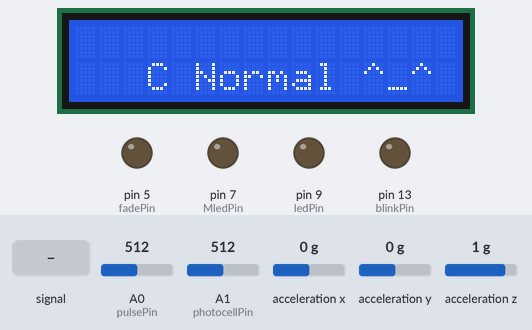
Bench run of a sketch on a simulated Arduino Uno, built with avr-gcc and run on an emulated ATmega328P. Parts: 16×2 character LCD, output pins drawn as LEDs (lit = HIGH). Wiring (inferred from the names in the program): ADXL345 accelerometer at I2C address 0x53. Dashed ring = blinking. The inputs (shaded band) are chosen by the test bench; at power-on: A1 (photocellPin) = 512, A0 (pulsePin) = 512, acceleration x 0 g, acceleration y 0 g, acceleration z 1 g. What the sketch prints to the serial monitor is not drawn.

Above: at 1.3 s.
1.4 s: A1 (photocellPin) set to 541
3.4 s: A1 (photocellPin) set to 575
At 5.3 s:
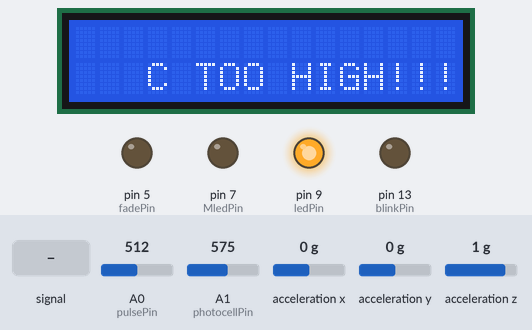
9.7 s: A0 (pulsePin) fed a 2 Hz sine of ±306 counts around its level
At 13.37 s:
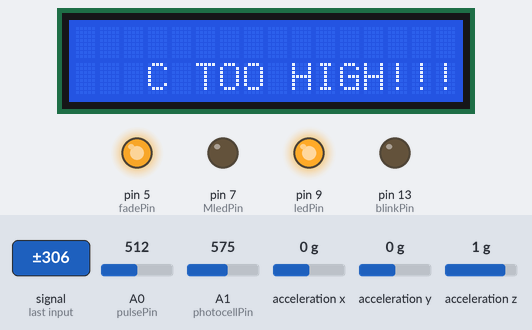
13.8 s: A1 (photocellPin) set to 502
At 14.62 s:
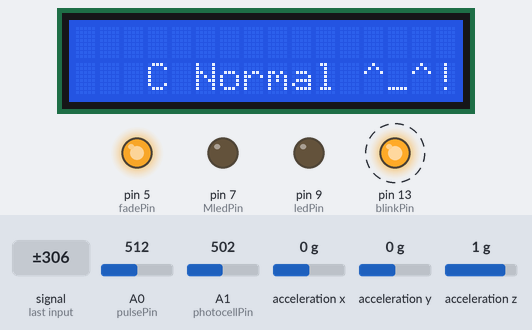
16.5 s: A0 (pulsePin) set to 523
At 16.8 s:
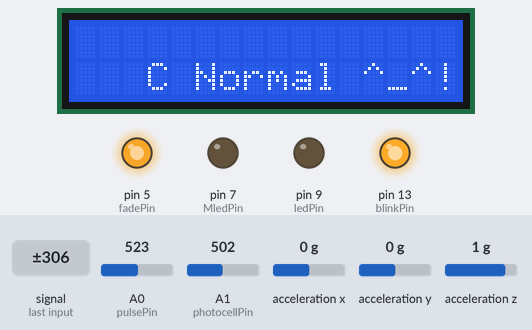
22.9 s: A0 (pulsePin) fed a 1000 Hz sine of ±255 counts around its level
At 24.1 s:
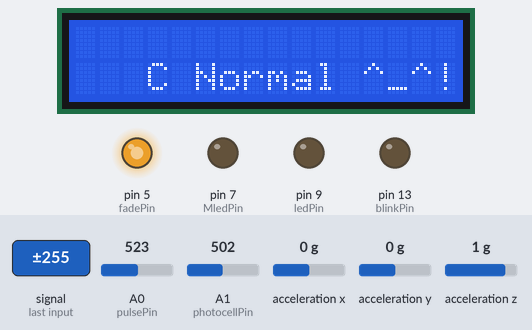
Timing chart, 0 to 38.1 s (numbered marks = the images above; inputs shaded):
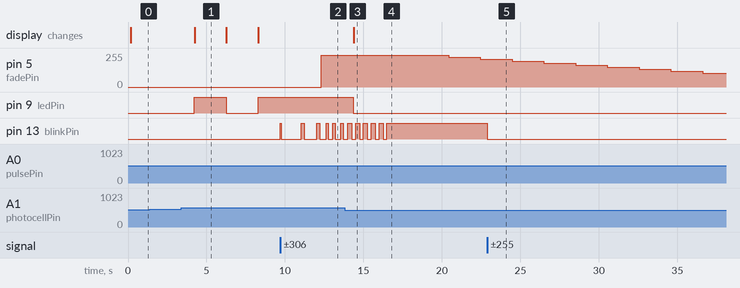

The sketch:

all_6.ino
```cpp
#include <LiquidCrystal.h>
#include <SoftwareSerial.h>
#include <Wire.h>
//#define bluetoothTx 5
//#define bluetoothRx 9


#define DEVICE (0x53) // Device address as specified in data sheet
#define unit8 unsigned char
int bluetoothTx = 10;  // TX-O pin of bluetooth mate, Arduino D2
int bluetoothRx = 8;  // RX-I pin of bluetooth mate, Arduino D3
byte _buff[6];
byte _buff1[6];
int d;
 int a;
 int a1;
char POWER_CTL = 0x2D;	//Power Control Register
char DATA_FORMAT = 0x31;
char DATAX0 = 0x32;	//X-Axis Data 0
char DATAX1 = 0x33;	//X-Axis Data 1
char DATAY0 = 0x34;	//Y-Axis Data 0
char DATAY1 = 0x35;	//Y-Axis Data 1
char DATAZ0 = 0x36;	//Z-Axis Data 0
char DATAZ1 = 0x37;	//Z-Axis Data 1

LiquidCrystal lcd(12, 11, 6, 4, 3, 2);
SoftwareSerial bluetooth(bluetoothTx, bluetoothRx);

/*  VARIABLES for pulse sensor   */
int pulsePin = 0;                 // Pulse Sensor purple wire connected to analog pin 0
int blinkPin = 13;                // pin to blink led at each beat
int fadePin = 5;                  // pin to do fancy classy fading blink at each beat
int fadeRate = 0;                 // used to fade LED on with PWM on fadePin
int MledPin = 7;//pin to lighten led every 1 minite
/* VARIABLES FOR TEMPERATURE SENSOR*/
int photocellPin = 1; //  Temperature Sensor output wire connected to analog pin 1
int photocellVal = 0; // photocell variable
int mytemperature1 = 0;//the current temperature
int ledPin = 9;// led for temperature test
int ledState = 0;
int mintemperature = 30;


/* VARIABLES FOR INTERRUPTION
these variables are volatile because they are used during the interrupt service routine!*/
volatile int BPM;                   // used to hold the pulse rate
volatile int Signal;                // holds the incoming raw data
volatile int IBI = 600;             // holds the time between beats, the Inter-Beat Interval
volatile boolean Pulse = false;     // true when pulse wave is high, false when it's low
volatile boolean QS = false;        // becomes true when Arduoino finds a beat.

volatile int rate[10];                    // used to hold last ten IBI values
volatile unsigned long sampleCounter = 0;          // used to determine pulse timing
volatile unsigned long MinCounter = 0;
volatile unsigned long SecCounter = 0;
volatile boolean MLed = false ;
volatile int beatsCounter = 0;
volatile boolean flag = false;//time counter flag
volatile unsigned long lastBeatTime = 0;           // used to find the inter beat interval
volatile int P =512;                      // used to find peak in pulse wave
volatile int T = 512;                     // used to find trough in pulse wave
volatile int thresh = 512;                // used to find instant moment of heart beat
volatile int amp = 100;                   // used to hold amplitude of pulse waveform
volatile boolean firstBeat = true;        // used to seed rate array so we startup with reasonable BPM
volatile boolean secondBeat = true;       // used to seed rate array so we startup with reasonable BPM


void setup(){
   Wire.begin();
  pinMode(ledPin, OUTPUT);// pin that will light when
  lcd.begin(16, 2);//lcd setup
  pinMode(blinkPin,OUTPUT);         // pin that will blink to your heartbeat!
  pinMode(MledPin,OUTPUT);
  pinMode(fadePin,OUTPUT);          // pin that will fade to your heartbeat!
  //Serial.begin(115200);             // we agree to talk fast!
  interruptSetup();                 // sets up to read Pulse Sensor signal every 2mS
   // UN-COMMENT THE NEXT LINE IF YOU ARE POWERING The Pulse Sensor AT LOW VOLTAGE,
   // AND APPLY THAT VOLTAGE TO THE A-REF PIN
   //analogReference(EXTERNAL);
   Serial.begin(9600);//serial output baud rate
     bluetooth.begin(115200);  // The Bluetooth Mate defaults to 115200bps
  bluetooth.print("$");  // Print three times individually
  bluetooth.print("$");
  bluetooth.print("$");  // Enter command mode
  delay(100);  // Short delay, wait for the Mate to send back CMD
  bluetooth.println("U,9600,N");  // Temporarily Change the baudrate to 9600, no parity
  // 115200 can be too fast at times for NewSoftSerial to relay the data reliably
  bluetooth.begin(9600);  // Start bluetooth serial at 9600
   //Put the ADXL345 into +/- 4G range by writing the value 0x01 to the DATA_FORMAT register.
  writeTo(DATA_FORMAT, 0x01);
  //Put the ADXL345 into Measurement Mode by writing 0x08 to the POWER_CTL register.
  writeTo(POWER_CTL, 0x08);
}


void loop(){
/*PULSE SAMPLE*/
Pulse_Sample();
/*Temperature sample*/
Temperature_sample();
fall();
char recvChar;
  if(bluetooth.available())  // If the bluetooth sent any characters
  {
    recvChar=bluetooth.read();
    // Send any characters the bluetooth prints to the serial monitor
   Serial.print(recvChar);
    bluetooth.print(recvChar);
    if(recvChar=='t'){
    Serial.println(mytemperature1);
    bluetooth.println(mytemperature1);
    }
    if(recvChar=='b'){
    Serial.println(beatsCounter);
    bluetooth.println(beatsCounter);
    }
//   if(recvChar=='f'){
//      if(d>10||d<-10){
//    Serial.println("Fall down");
//    bluetooth.println("Fall down");
//  }
  //  }

  }
  if(Serial.available())  // If stuff was typed in the serial monitor
  {
    recvChar =Serial.read();
    // Send any characters the Serial monitor prints to the bluetooth
   bluetooth.println(recvChar);
   Serial.println(recvChar);
    if(recvChar=='t'){
    bluetooth.println(mytemperature1);
    Serial.println(mytemperature1);
    }
//    if(recvChar=='b'){
//    bluetooth.println(beatsCounter);
//    Serial.println(beatsCounter);
//    }
     //if(recvChar=='f'){
     // if(d>10||d<-10){
   // Serial.println("Fall down");
   // bluetooth.println("Fall down");
 // }
    //}
  }
  // and loop forever and ever!


}
void fall(){
 readAccel(); // read the x/y/z tilt
  delay(500); // only read every 0,5 seconds
  readAccel1();
  delay(500);
  detect();
  delay(500);
  if(d>10||d<-10){
    Serial.println("Fall down");
  }

}

void readAccel() {
  uint8_t howManyBytesToRead = 6;
  readFrom( DATAX0, howManyBytesToRead, _buff); //read the acceleration data from the ADXL345

  // each axis reading comes in 10 bit resolution, ie 2 bytes.  Least Significat Byte first!!
  // thus we are converting both bytes in to one int
  int x = (((int)_buff[1]) << 8) | _buff[0];
  int y = (((int)_buff[3]) << 8) | _buff[2];
  int z = (((int)_buff[5]) << 8) | _buff[4];

//  Serial.print("x: ");
//  Serial.print( x );
//  Serial.print(" y: ");
//  Serial.print( y );
//  Serial.print(" z: ");
//  Serial.println( z );
  a=z;
}

void readAccel1() {
  uint8_t howManyBytesToRead = 6;
  readFrom1( DATAX0, howManyBytesToRead, _buff1); //read the acceleration data from the ADXL345

  // each axis reading comes in 10 bit resolution, ie 2 bytes.  Least Significat Byte first!!
  // thus we are converting both bytes in to one int
  int x1 = (((int)_buff1[1]) << 8) | _buff1[0];
  int y1 = (((int)_buff1[3]) << 8) | _buff1[2];
  int z1 = (((int)_buff1[5]) << 8) | _buff1[4];

//  Serial.print("x1: ");
//  Serial.print( x1 );
//  Serial.print(" y1: ");
//  Serial.print( y1 );
//  Serial.print(" z1: ");
//  Serial.println( z1 );
  a1=z1;

}


void detect(){
 d =a1-a;
// Serial.println( d);
//if(d>10 ||d<-10){
//Serial.println( "Fall down" );
//}

}

void writeTo(byte address, byte val) {
  Wire.beginTransmission(DEVICE); // start transmission to device
  Wire.write(address);             // send register address
  Wire.write(val);                 // send value to write
  Wire.endTransmission();         // end transmission
}

// Reads num bytes starting from address register on device in to _buff array
void readFrom(byte address, int num, byte _buff[]) {
  Wire.beginTransmission(DEVICE); // start transmission to device
  Wire.write(address);             // sends address to read from
  Wire.endTransmission();         // end transmission

  Wire.beginTransmission(DEVICE); // start transmission to device
  Wire.requestFrom(DEVICE, num);    // request 6 bytes from device

  int i = 0;
  while(Wire.available())         // device may send less than requested (abnormal)
  {
    _buff[i] = Wire.read();    // receive a byte
    i++;
  }
  Wire.endTransmission();         // end transmission
}

void readFrom1(byte address, int num, byte _buff1[]) {
  Wire.beginTransmission(DEVICE); // start transmission to device
  Wire.write(address);             // sends address to read from
  Wire.endTransmission();         // end transmission

  Wire.beginTransmission(DEVICE); // start transmission to device
  Wire.requestFrom(DEVICE, num);    // request 6 bytes from device

  int j = 0;
  while(Wire.available())         // device may send less than requested (abnormal)
  {
    _buff1[j] = Wire.read();    // receive a byte
    j++;
  }
  Wire.endTransmission();         // end transmission
}
/*PULSE SAMPLE PART*/
void Pulse_Sample(){
//sendDataToProcessing('S', Signal);     // send Processing the raw Pulse Sensor data
  if (QS == true){                       // Quantified Self flag is true when arduino finds a heartbeat
        fadeRate = 255;                  // Set 'fadeRate' Variable to 255 to fade LED with pulse
        //sendDataToProcessing('B',BPM);   // send heart rate with a 'B' prefix
        //sendDataToProcessing('Q',IBI);   // send time between beats with a 'Q' prefix
        QS = false;                      // reset the Quantified Self flag for next time
     }
  /*if(flag == true){
  if (MinCounter<60){

     if (SecCounter<500){
     SecCounter += 1;//count ms until 1 s
   }
     else{

     MinCounter += 1;//count s until 1 min
     Serial.println( MinCounter);
     SecCounter = 0;//reload;
   }
  }
   else{
   MLed = true;//FLAG for minite led
  // beatsCounter = 0;//reset beats
   MinCounter = 0;//reload
   }
   flag = false;
  }

  ledFadeToBeat();
    delay(20); //  take a break
  if (MLed == true){
    Serial.print("The beat is:" );
    Serial.println(beatsCounter);
    digitalWrite(MledPin, HIGH);
    delay(50);
    beatsCounter = 0;//reset beats
  }*/
  ledFadeToBeat();
    delay(20); //  take a break
}

void ledFadeToBeat(){
    fadeRate -= 15;                         //  set LED fade value
    fadeRate = constrain(fadeRate,0,255);   //  keep LED fade value from going into negative numbers!
    analogWrite(fadePin,fadeRate);          //  fade LED
  }


//void sendDataToProcessing(char symbol, int data ){
    //Serial.print(symbol);                // symbol prefix tells Processing what type of data is coming
   // Serial.println(data);                // the data to send culminating in a carriage return
  //}

/*TRMPERATURE PART*/
void Temperature_sample(){
photocellVal = analogRead(photocellPin);
  mytemperature1 = (photocellVal/10) - 25;
 // Serial.print("Requesting temperatures...");
  //Serial.println("DONE");
  //Serial.print("Temperature for this Device is: ");
  //Serial.print(mytemperature1);
  //Serial.println(" Degree");
//  lcd.setCursor(0, 0);
//  lcd.print("Temperature Now:");
//  lcd.setCursor(0, 1);
// lcd.print(mytemperature1);

  if (mytemperature1 <= mintemperature && ledState == 0){
    digitalWrite(ledPin, LOW); // turn on LED
    ledState = 1;
 //Serial.println("Temperature Normal.");
//Serial.println(" ");
    lcd.setCursor(2, 1);
    lcd.print(" C Normal ^_^");
  }
   if (mytemperature1 > mintemperature && ledState == 1) {
    digitalWrite(ledPin, HIGH); // turn off LED

    ledState = 0;
   Serial.println("Temperature TOO HIGH!");
    Serial.println(" ");
    lcd.setCursor(2, 1);
    lcd.print(" C TOO HIGH!!!");
  }
    if (mytemperature1 <= mintemperature && ledState == 1){
    digitalWrite(ledPin, LOW); // turn on LED
    ledState = 1;
 //  Serial.println("Temperature Normal.");
  //  Serial.println(" ");
    lcd.setCursor(2, 1);
    lcd.print(" C Normal ^_^");
  }
     if (mytemperature1 > mintemperature && ledState == 0) {
    digitalWrite(ledPin, HIGH); // turn off LED

    ledState = 0;
  Serial.println("Temperature TOO HIGH!");
   Serial.println(" ");
    lcd.setCursor(2, 1);
    lcd.print(" C TOO HIGH!!!");
  }
  delay(500);
}


/*INTERRUPTION*/
void interruptSetup(){
  // Initializes Timer2 to throw an interrupt every 2mS.
  TCCR2A = 0x02;     // DISABLE PWM ON DIGITAL PINS 3 AND 11, AND GO INTO CTC MODE
  TCCR2B = 0x06;     // DON'T FORCE COMPARE, 256 PRESCALER
  OCR2A = 0X7C;      // SET THE TOP OF THE COUNT TO 124 FOR 500Hz SAMPLE RATE THE INITIAL TIMEING:124
  TIMSK2 = 0x02;     // ENABLE INTERRUPT ON MATCH BETWEEN TIMER2 AND OCR2A
  sei();             // MAKE SURE GLOBAL INTERRUPTS ARE ENABLED
}

// THIS IS THE TIMER 2 INTERRUPT SERVICE ROUTINE.
// Timer 2 makes sure that we take a reading every 2 miliseconds
ISR(TIMER2_COMPA_vect){                         // triggered when Timer2 counts to 124
    //flag = true;
    cli();                                      // disable interrupts while we do this
    Signal = analogRead(pulsePin);              // read the Pulse Sensor
    sampleCounter += 2;                         // keep track of the time in mS with this variable
    int N = sampleCounter - lastBeatTime;       // monitor the time since the last beat to avoid noise

//  find the peak and trough of the pulse wave
    if(Signal < thresh && N > (IBI/5)*3){       // avoid dichrotic noise by waiting 3/5 of last IBI
        if (Signal < T){                        // T is the trough
            T = Signal;                         // keep track of lowest point in pulse wave
         }
       }

    if(Signal > thresh && Signal > P){          // thresh condition helps avoid noise
        P = Signal;                             // P is the peak
       }                                        // keep track of highest point in pulse wave

  //  NOW IT'S TIME TO LOOK FOR THE HEART BEAT
  // signal surges up in value every time there is a pulse
if (N > 250){                                   // avoid high frequency noise
  if ( (Signal > thresh) && (Pulse == false) && (N > (IBI/5)*3) ){
    Pulse = true;                               // set the Pulse flag when we think there is a pulse
    digitalWrite(blinkPin,HIGH);       // turn on pin 13 LED
    beatsCounter += 1;
    //Serial.println(beatsCounter);
    IBI = sampleCounter - lastBeatTime;         // measure time between beats in mS
    lastBeatTime = sampleCounter;               // keep track of time for next pulse

         if(firstBeat){                         // if it's the first time we found a beat, if firstBeat == TRUE
             firstBeat = false;                 // clear firstBeat flag
             return;                            // IBI value is unreliable so discard it
            }
         if(secondBeat){                        // if this is the second beat, if secondBeat == TRUE
            secondBeat = false;                 // clear secondBeat flag
               for(int i=0; i<=9; i++){         // seed the running total to get a realisitic BPM at startup
                    rate[i] = IBI;
                    }
            }

    // keep a running total of the last 10 IBI values
    word runningTotal = 0;                   // clear the runningTotal variable

    for(int i=0; i<=8; i++){                // shift data in the rate array
          rate[i] = rate[i+1];              // and drop the oldest IBI value
          runningTotal += rate[i];          // add up the 9 oldest IBI values
        }

    rate[9] = IBI;                          // add the latest IBI to the rate array
    runningTotal += rate[9];                // add the latest IBI to runningTotal
    runningTotal /= 10;                     // average the last 10 IBI values
    BPM = 60000/runningTotal;               // how many beats can fit into a minute? that's BPM!
    QS = true;                              // set Quantified Self flag
    // QS FLAG IS NOT CLEARED INSIDE THIS ISR
    }
}

  if (Signal < thresh && Pulse == true){     // when the values are going down, the beat is over
      digitalWrite(blinkPin,LOW);            // turn off pin 13 LED
      Pulse = false;                         // reset the Pulse flag so we can do it again
      amp = P - T;                           // get amplitude of the pulse wave
      thresh = amp/2 + T;                    // set thresh at 50% of the amplitude
      P = thresh;                            // reset these for next time
      T = thresh;
     }

  if (N > 2500){                             // if 2.5 seconds go by without a beat
      thresh = 512;                          // set thresh default
      P = 512;                               // set P default
      T = 512;                               // set T default
      lastBeatTime = sampleCounter;          // bring the lastBeatTime up to date
      firstBeat = true;                      // set these to avoid noise
      secondBeat = true;                     // when we get the heartbeat back
     }

  if (MinCounter<60){

     if (SecCounter<500){

     SecCounter += 1;//count ms until 1 s
   }
     else{
     MinCounter += 1;//count s until 1 min
    // Serial.println( MinCounter);
     SecCounter = 0;//reload;
   }
  }
   else{
   //MLed = true;//FLAG for minite led
  // beatsCounter = 0;//reset beats
  Serial.print("The beat is:" );
    Serial.println(beatsCounter);
    digitalWrite(MledPin, HIGH);
    delay(1000);
     digitalWrite(MledPin, LOW);
    beatsCounter = 0;//reset beats
   MinCounter = 0;//reload
   }

  sei();                                     // enable interrupts when youre done!
}// end isr
```

Measured:
- the behaviour switches between 559 and 560 on A1 (photocellPin) (found by bisection; images 0 and 1)
- the behaviour switches between 512 and 513 on A0 (pulsePin) (found by bisection; images 3 and 4)
- after the input at 1.4 s, every drawn part: stays the same
- after the input at 3.4 s, pin 9 (ledPin): LOW → HIGH after 0.84 s, → LOW 2.0 s later, → HIGH 2.0 s later; the display: changes after 0.84 s (image 1)
- after the input at 9.7 s, pin 5 (fadePin): 0/255 → 240/255 after 2.6 s
- after the input at 13.8 s, pin 9 (ledPin): HIGH → LOW after 0.57 s; the display: changes after 0.57 s (image 3)
- after the input at 16.5 s, pin 5 (fadePin): 240/255 → 225/255 after 3.9 s, → 210/255 2.0 s later; pin 13 (blinkPin): goes on until 16.5 s, then stays HIGH
- after the input at 22.9 s, pin 13 (blinkPin): HIGH → LOW at once
